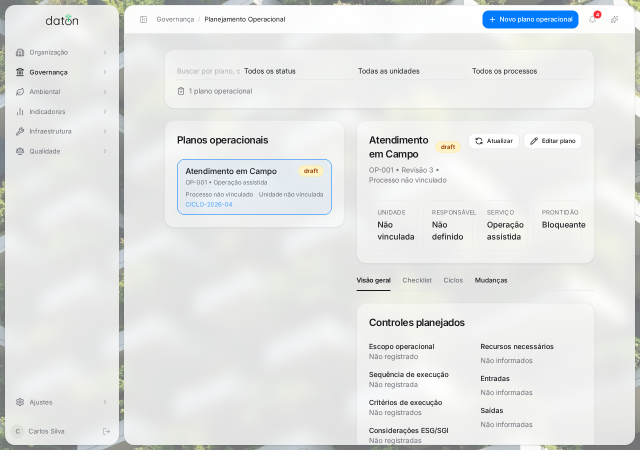
#> input picture docs/pdfs/planejamento-operacional/imgs/01-visao-geral.png, 1280 x 900 px (shown at 1/2 size); its folder holds 4 pictures in this run
$ python annotate-screenshots.py
#> lines starting #> are read from the running program, lines starting #| are printed output that depends on the picture
"""
Annotates screenshots with spotlight + callout effects for the PDF guide.
Strategy:
  - Dim the repeated parts (sidebar, plan list, plan header)
  - Keep the tab bar + tab content at full brightness
  - Draw orange border around the whole tab content
  - Draw a red callout border around the specific key element
"""
import os
from PIL import Image, ImageDraw

SCRIPT_DIR = os.path.dirname(os.path.abspath(__file__))
IMGS_DIR   = os.path.join(SCRIPT_DIR, "imgs")
ORANGE = (249, 115, 22, 255)
RED    = (220, 38,  38, 255)

# ── Layout constants (px, 1280×900) — measured via Playwright ─────────────────
# Measured:
#   "Planos operacionais" text:  x=354, y=266
#   first tab bar tab:           x=713, y=551
#   section headings (tab content): x=738, y=631
#   first checklist item row:    y=702, h=24
#   Crítico badge:               x=957, y=703
#   blocking alert:              x=792, y=831, h=40
#   mudanças heading:            y=631

LEFT_END   = 695   # right edge of left plan list — right panel starts here
TAB_Y      = 548   # top of tab bar
CONTENT_Y  = 586   # top of tab content (below tab bar)
BOTTOM     = 876   # bottom of content area
RIGHT_END  = 1262  # right edge of content


def dim_rect(overlay_draw, box, alpha=110):
    """Paint a dark transparent rectangle onto the overlay."""
    x1, y1, x2, y2 = box
    overlay_draw.rectangle([x1, y1, x2, y2], fill=(0, 0, 0, alpha))


def orange_border(draw, box, width=3, color=ORANGE):
    """Draw a solid rounded-ish border by stacking rectangles."""
    x1, y1, x2, y2 = box
    for i in range(width):
        draw.rectangle([x1 - i, y1 - i, x2 + i, y2 + i], outline=color)


def annotate(name, dim_boxes, callout_box=None, content_box=None):
    """
    dim_boxes   – list of (x1,y1,x2,y2) regions to darken
    content_box – (x1,y1,x2,y2) region to keep bright + add orange border
    callout_box – (x1,y1,x2,y2) specific key element to add red callout
    """
#> called with name = '01-visao-geral', content_box = (695, 544, 1262, 876)
    src = f"{IMGS_DIR}/{name}.png"
    dst = f"{IMGS_DIR}/{name}-annotated.png"
    img = Image.open(src).convert("RGBA")

    # Build dim overlay
    overlay = Image.new("RGBA", img.size, (0, 0, 0, 0))
#> overlay: PIL image 1280x900 RGBA; every value is 0
    od = ImageDraw.Draw(overlay)
    for box in dim_boxes:
        dim_rect(od, box)

    # Composite dim overlay onto image
    result = Image.alpha_composite(img, overlay)
    draw = ImageDraw.Draw(result)

    # Orange border around the spotlighted content area
    if content_box:
        orange_border(draw, content_box, width=3)

    # Red callout border around the specific key element
    if callout_box:
        # Semi-transparent orange fill
        cx1, cy1, cx2, cy2 = callout_box
        highlight = Image.new("RGBA", img.size, (0, 0, 0, 0))
        hd = ImageDraw.Draw(highlight)
        hd.rectangle([cx1, cy1, cx2, cy2], fill=(249, 115, 22, 40))
        result = Image.alpha_composite(result, highlight)
        draw = ImageDraw.Draw(result)
        orange_border(draw, callout_box, width=3, color=RED)

    result.convert("RGB").save(dst)
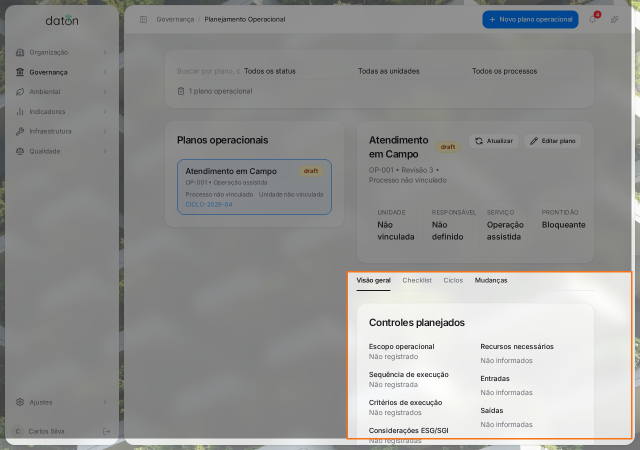
#> saved as 01-visao-geral-annotated.png: PIL image 1280x900 RGB (shown at 1/2 size); mean R, G, B 149.3, 149.8, 148.7
    print(f"✓ {name}-annotated.png")


# ── Regions to dim ────────────────────────────────────────────────────────────
DIM_LEFT_PANEL  = (0,        0, LEFT_END,  BOTTOM)          # nav + plan list
DIM_RH_HEADER   = (LEFT_END, 0, RIGHT_END, TAB_Y - 4)       # right panel header (above tabs)

# Spotlight: tab bar + tab content
CONTENT = (LEFT_END, TAB_Y - 4, RIGHT_END, BOTTOM)

# ── Per-screenshot annotations ────────────────────────────────────────────────

# 1 — Visão geral: spotlight the tab content (Controles planejados)
annotate(
    "01-visao-geral",
    dim_boxes=[DIM_LEFT_PANEL, DIM_RH_HEADER],
    content_box=CONTENT,
    callout_box=None,
)

# 2 — Checklist: callout on the first item row (Equipamentos calibrados + Crítico badge)
#     measured: item row y≈702, height≈24
annotate(
    "02-checklist",
    dim_boxes=[DIM_LEFT_PANEL, DIM_RH_HEADER],
    content_box=CONTENT,
    callout_box=(LEFT_END + 10, 692, RIGHT_END - 10, 730),
)
#> call 2 of annotate, with name = '02-checklist', callout_box = (705, 692, 1252, 730), content_box = (695, 544, 1262, 876)
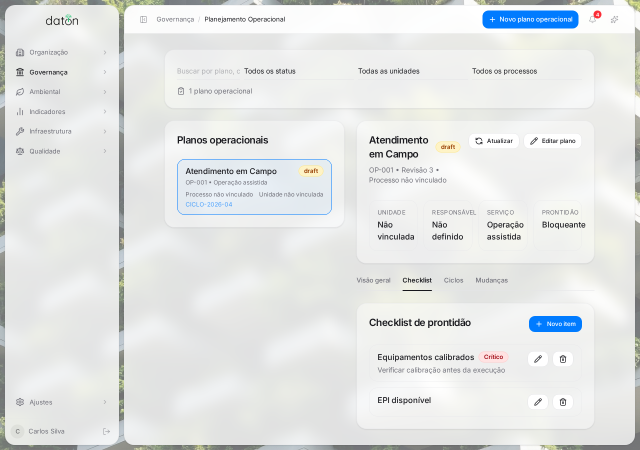
#> input picture docs/pdfs/planejamento-operacional/imgs/02-checklist.png, 1280 x 900 px (shown at 1/2 size)
#> in annotate (call 2), `result.convert("RGB").save(dst)`:
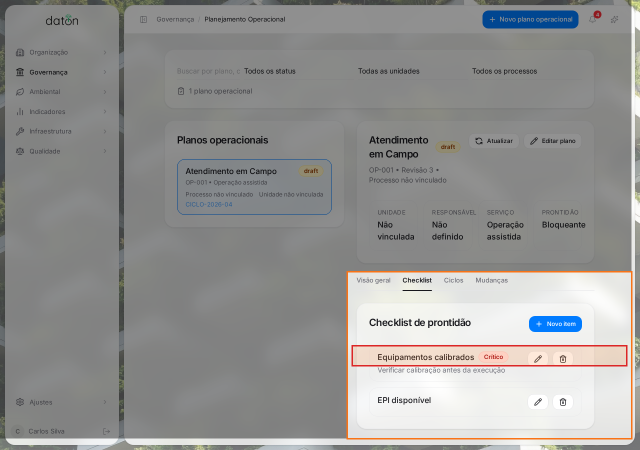
#> saved as 02-checklist-annotated.png: PIL image 1280x900 RGB (shown at 1/2 size); mean R, G, B 149, 148.8, 147.8

# 3 — Ciclos: callout on the blocking alert row
#     measured: alert y≈831, height≈40
annotate(
    "03-ciclos",
    dim_boxes=[DIM_LEFT_PANEL, DIM_RH_HEADER],
    content_box=CONTENT,
    callout_box=(LEFT_END + 10, 822, RIGHT_END - 10, 876),
)
#> call 3 of annotate, with name = '03-ciclos', callout_box = (705, 822, 1252, 876), content_box = (695, 544, 1262, 876)
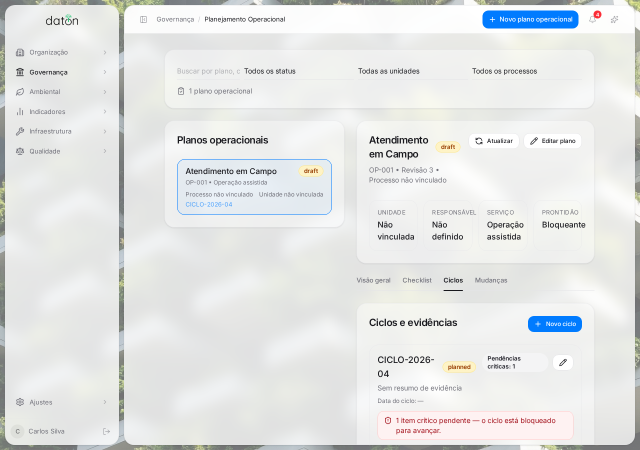
#> input picture docs/pdfs/planejamento-operacional/imgs/03-ciclos.png, 1280 x 900 px (shown at 1/2 size)
#> in annotate (call 3), `result.convert("RGB").save(dst)`:
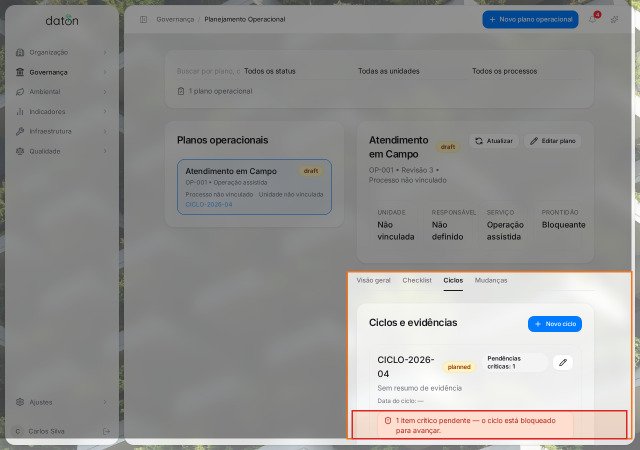
#> saved as 03-ciclos-annotated.png: PIL image 1280x900 RGB (shown at 1/2 size); mean R, G, B 149.3, 148.9, 147.9

# 4 — Mudanças: spotlight only (empty state clearly shows the difference)
annotate(
    "04-mudancas",
    dim_boxes=[DIM_LEFT_PANEL, DIM_RH_HEADER],
    content_box=CONTENT,
    callout_box=None,
)
#> call 4 of annotate, with name = '04-mudancas', content_box = (695, 544, 1262, 876)
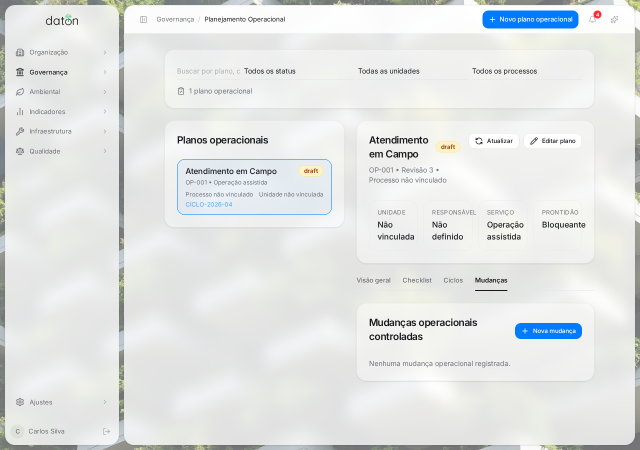
#> input picture docs/pdfs/planejamento-operacional/imgs/04-mudancas.png, 1280 x 900 px (shown at 1/2 size)
#> in annotate (call 4), `result.convert("RGB").save(dst)`:
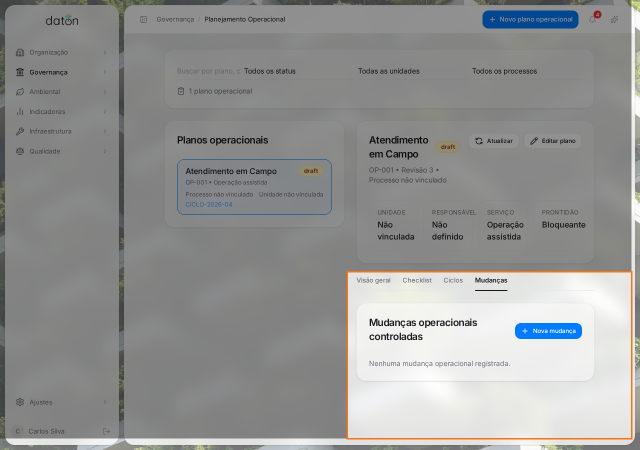
#> saved as 04-mudancas-annotated.png: PIL image 1280x900 RGB (shown at 1/2 size); mean R, G, B 148.5, 149.5, 148.8

print("\nDone. Check the -annotated.png files.")
